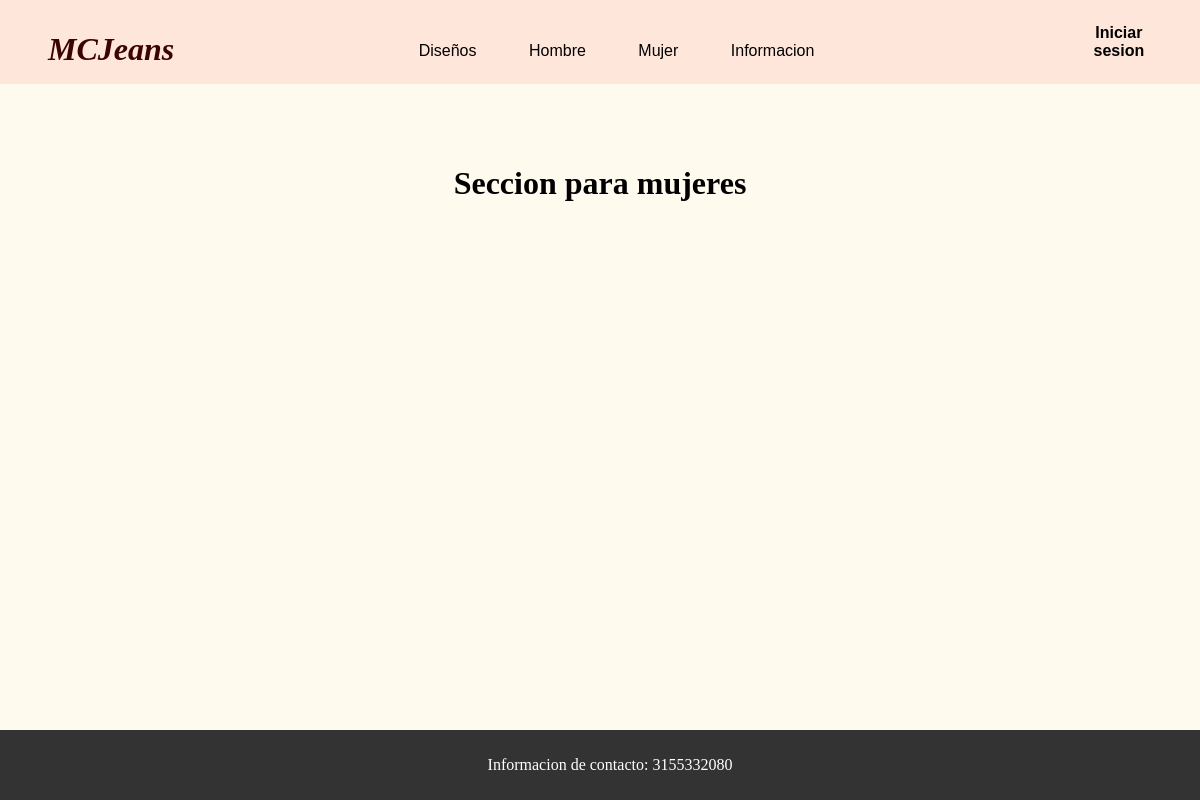
Page /mujer/ on the earlier database version.
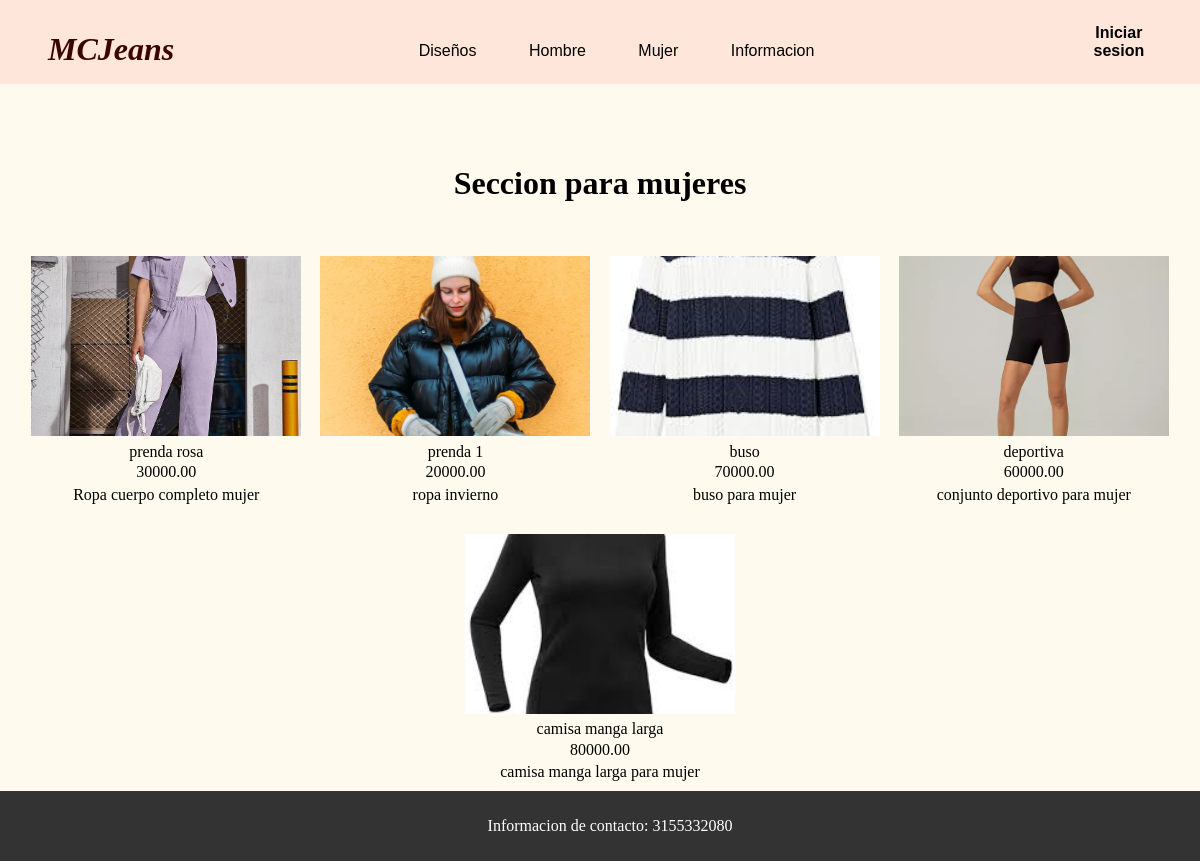
Same page on the later database version.
### principal/models.py (models this page shows, shortened)
class Producto(models.Model):
    Nombre = models.CharField(max_length=200)
    Descripcion = models.CharField(max_length=1000)
    Precio = models.DecimalField(max_digits=10, decimal_places=2)
    Imagen = models.ImageField(upload_to='static/img/productos/', null=True, blank=True)
    Unidades_disponibles = models.IntegerField(default=0, validators=[MinValueValidator(0)])
    categoria = models.BooleanField(default=True)

### principal/views.py (the view)
# urls.py: path('mujer/',views.mujer, name="mujer"),
def mujer(request):
    producto = Producto.objects.all()
    return render(request, 'mujer.html',{
        'producto' : producto
    })

### principal/templates/mujer.html (shortened to what this page needs)
{% extends 'navbar.html' %}
{% load static %}
{% block extrahead %}
<head>
    <link rel="stylesheet" href="{% static '/css/disenos.css' %}">
    <link rel="stylesheet" href="{% static '/css/contenido.css' %}">
</head>
{% endblock extrahead%}
    {% block content %}
    <div class="content">
        <h1>Seccion para mujeres</h1>
        <br>
        <div class="imagenes">
            {% for pro in producto %}
            {% if pro.categoria == True %}
            <a class="sobre" href="{% url 'producto' pro.id %}">
                <figure>
                    <img width="400" height="240" src="{{ pro.Imagen.url }}" alt="prenda3">
                    <figcaption>
                        <p class="prenda_title">{{pro.Nombre}}</p>
                        <p class="prenda_precio">{{pro.Precio}}</p>
                        <p class="prenda_descripcion">{{pro.Descripcion}}</p>
                    </figcaption>
                </figure>
            </a>
            {% endif %}
            {% endfor %}
        </div>
        <br><br><br>
        <div class="bot">
            <p>Informacion de contacto: 3155332080</p>
        </div>
    </div>
    </div>
    {% endblock content%}

Differences in the rows shown:
added Producto: Imagen (picture), Nombre "prenda rosa", Precio "30000.00", Descripcion "Ropa cuerpo completo mujer"
added Producto: Imagen (picture), Nombre "prenda 1", Precio "20000.00", Descripcion "ropa invierno"
added Producto: Imagen (picture), Nombre "buso", Precio "70000.00", Descripcion "buso para mujer"
added Producto: Imagen (picture), Nombre "deportiva", Precio "60000.00", Descripcion "conjunto deportivo para mujer"
added Producto: Imagen (picture), Nombre "camisa manga larga", Precio "80000.00", Descripcion "camisa manga larga para mujer"
